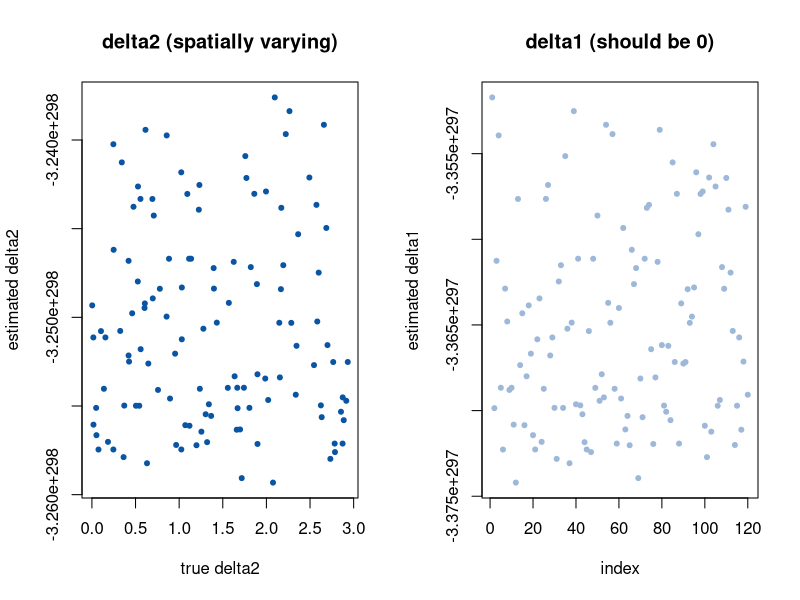

Here is the R script that generated this plot:
## ---- chunk 1
set.seed(2026)
n <- 120
u <- cbind(runif(n), runif(n))            # 空间位置
Z <- cbind(1, rnorm(n))                   # 全局协变量（含截距）
X1 <- rnorm(n); X2 <- rnorm(n)
alpha <- c(0.5, -0.8)
betaG <- c(1, 2)                          # 全局基线
delta_true <- cbind(rep(0, n), 3 * u[, 1])  # 真偏差：1 为零，2 变化
y <- Z %*% alpha + X1 * betaG[1] + X2 * (betaG[2] + delta_true[, 2]) + rnorm(n)

# --- kNN 图 + 对称归一化拉普拉斯 ---
dist_mat <- as.matrix(dist(u))
k <- 8
A <- matrix(0, n, n)
for (i in 1:n) {
  nn <- order(dist_mat[i, ])[2:(k + 1)]
  A[i, nn] <- exp(-dist_mat[i, nn]^2 / (2 * 0.15^2))
}
A <- (A + t(A)) / 2                        # 对称化（互近邻近似）
A[A > 0] <- 1
d <- rowSums(A)
L <- diag(n) - diag(1 / sqrt(d)) %*% A %*% diag(1 / sqrt(d))

# --- 近端梯度：min 0.5||r||^2 + lam1*sum(wj||dj||_2) + lam2*sum(dj'Ldj) ---
prox_group <- function(v, lam) {           # 组软阈值
  nrm <- sqrt(sum(v^2))
  if (nrm <= lam) rep(0, length(v)) else v * (1 - lam / nrm)
}
fit_svc <- function(lam1, lam2, steps = 400, lr = 0.02) {
  alpha_hat <- c(0, 0); bG <- c(0, 0); d1 <- rep(0, n); d2 <- rep(0, n)
  for (s in 1:steps) {
    r <- y - Z %*% alpha_hat - X1 * bG[1] - X2 * bG[2] - X1 * d1 - X2 * d2
    # 梯度（alpha, bG）
    alpha_hat <- alpha_hat + lr * t(Z) %*% r
    bG <- bG + lr * c(sum(r * X1), sum(r * X2))
    # 梯度 + 近端（d1, d2）
    g1 <- -sum(r * X1) + 2 * lam2 * L %*% d1
    g2 <- -sum(r * X2) + 2 * lam2 * L %*% d2
    d1 <- prox_group(d1 - lr * g1, lr * lam1)
    d2 <- prox_group(d2 - lr * g2, lr * lam1)
  }
  list(alpha = alpha_hat, betaG = bG, d1 = d1, d2 = d2)
}
fit <- fit_svc(lam1 = 6, lam2 = 4)
## ---- chunk 2
cat("betaG estimate:", round(fit$betaG, 2), "(true 1, 2)\n")
cat("||d1||2 =", round(sqrt(sum(fit$d1^2)), 3), "(should be 0)\n")
cat("||d2||2 =", round(sqrt(sum(fit$d2^2)), 3), "\n")
par(mfrow = c(1, 2))
plot(delta_true[, 2], fit$d2, pch = 20, col = "#0955a4",
     xlab = "true delta2", ylab = "estimated delta2",
     main = "delta2 (spatially varying)")
abline(0, 1, lty = 2, col = "#c0392b")
plot(seq_len(n), fit$d1, pch = 20, col = "#9db8d9",
     xlab = "index", ylab = "estimated delta1",
     main = "delta1 (should be 0)")
abline(h = 0, lty = 2, col = "#c0392b")
